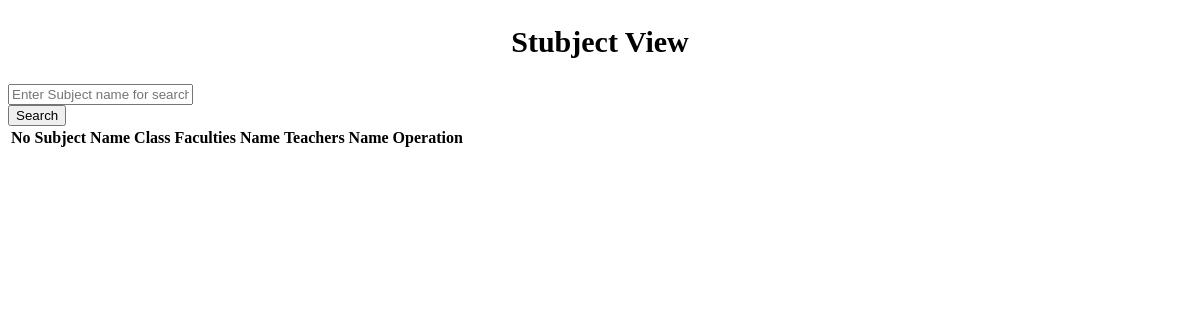
Before: /View_Subjects.php with the older database file.
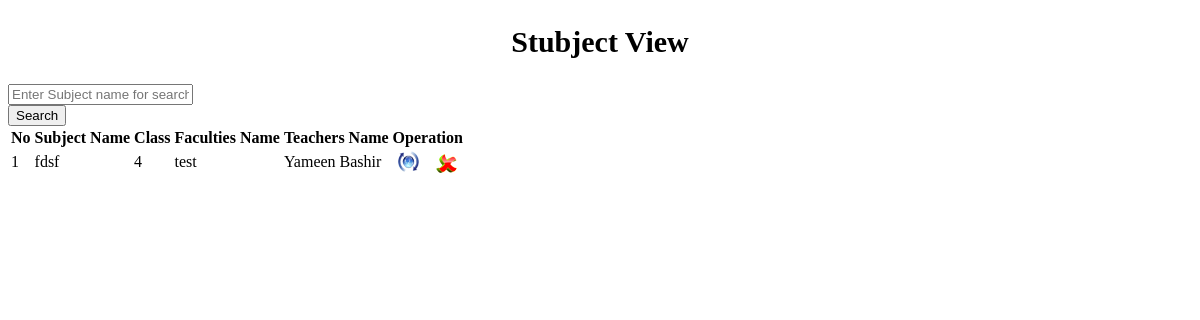
After: the same page with the newer database file.
### tables this page shows
CREATE TABLE `sub_tbl` (
  `sub_id` int(10) UNSIGNED NOT NULL,
  `faculties_id` varchar(50) NOT NULL,
  `teacher_id` varchar(50) NOT NULL,
  `semester` varchar(10) NOT NULL,
  `sub_name` varchar(100) NOT NULL,
  `note` varchar(100) NOT NULL
);

### View_Subjects.php (the view, shortened to what this page needs)
<!DOCTYPE html PUBLIC "-//W3C//DTD XHTML 1.0 Transitional//EN" "http://www.w3.org/TR/xhtml1/DTD/xhtml1-transitional.dtd">
<html xmlns="http://www.w3.org/1999/xhtml">
<head>
<link rel="stylesheet" type="text/css" href="css/style_view.css" />
</head>
<body>
	<h1 style="text-align:center; font-size:30px; padding:5px;">Stubject View</h1>
<div class="col-md-12  view-form-style">
<form role="form" data-toggle="validator" method="post" class="form-horizontal">
    <div class="form-group">
        <div class="col-md-9 col-md-offset-1     col-xs-9 col-sm-10">
            <input type="text" class="form-control" name="searchtxt" Placeholder="Enter Subject name for search" autocomplete="off"/></div>
        <input type="submit" name="btnsearch" value="Search" class="btn btn-info"/>
    </div>
</form>
<div class="table-responsive">
	<form method="post">
        <table class="table table-bordered">
        <tr>
            <th>No</th>
            <th>Subject Name</th>
            <th>Class</th>
            <th>Faculties Name</th>
            <th>Teachers Name</th>
            <th colspan="2">Operation</th>
      	</tr>
         <?php
		 $key="";
	if($key !="")
		$sql_sel=mysql_query("SElECT * FROM sub_tbl WHERE sub_name  like '%$key%' ");
	else
        $sql_sel=mysql_query("SELECT * FROM sub_tbl");
    $i=0;
    while($row=mysql_fetch_array($sql_sel)){
    $i++;
    $color=($i%2==0)?"lightblue":"white";
    ?>
      <tr bgcolor="<?php echo $color?>">
            <td><?php echo $i;?></td>
          <td><?php echo $row['sub_name'];?></td>
          <td><?php echo $row['semester'];?></td>
          <td><?php echo $row['faculties_id'];?></td>
            <td><?php echo $row['teacher_id'];?></td>
            <td align="center"><a href="?tag=subject_entry&opr=upd&rs_id=<?php echo $row['sub_id'];?>" title="Upate"><img src="picture/update.png" /></a></td>
            <td align="center"><a href="?tag=view_subjects&opr=del&rs_id=<?php echo $row['sub_id'];?>" title="Delete"><img src="picture/delete.png" /></a></td>
        </tr>
    <?php
    }
    ?>
   	</table>
 	</form>
</div>
</body>
</html>

Changed rows visible on the page:
added sub_tbl: sub_name "fdsf", semester "4", faculties "test", teacher "Yameen Bashir"
